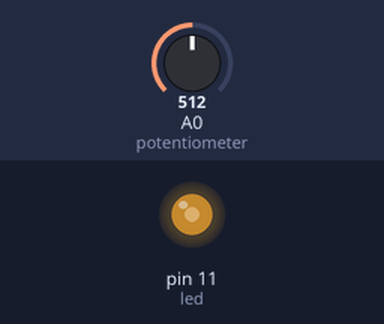
A sketch run on a simulated Arduino Uno, built with avr-gcc and run on an emulated ATmega328P. Parts: output pins drawn as LEDs (lit = HIGH). Inputs (shaded band) come from the test bench; at power-on: A0 (potentiometer) = 512.

Above: at 1.2 s.
1.3 s: A0 (potentiometer) set to 716
At 2.1 s:
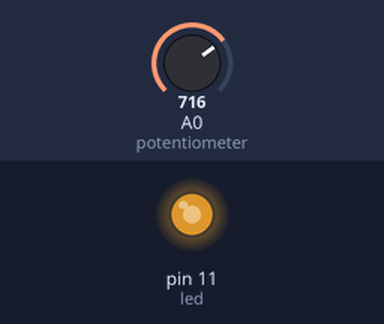
2.8 s: A0 (potentiometer) set to 900
At 3.3 s:
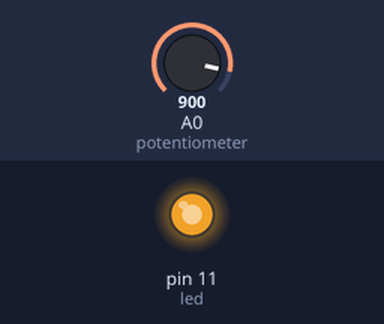
4.3 s: A0 (potentiometer) set to 122
At 5.5 s:
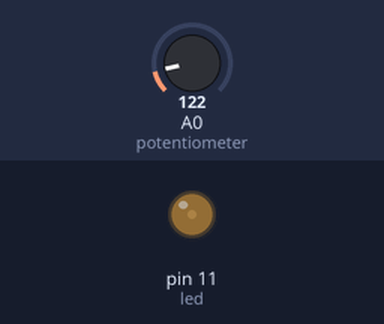
5.8 s: A0 (potentiometer) set to 0
At 6.7 s:
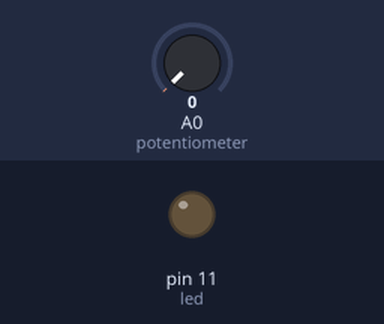
7.3 s: A0 (potentiometer) set to 511
At 7.9 s:
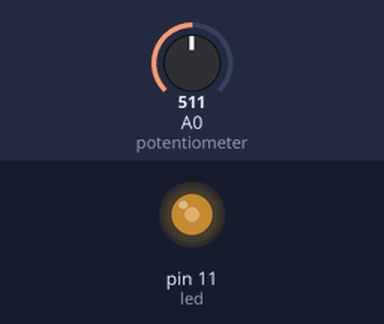
Timing chart, 0 to 9.8 s (numbered marks = the images above; inputs shaded):
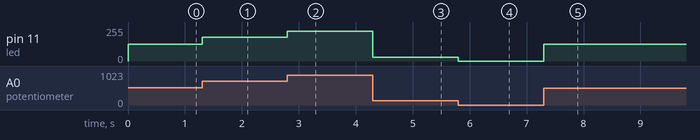

Measured:
- after the input at 1.3 s, pin 11 (led): 127/255 → 178/255 at once
- after the input at 2.8 s, pin 11 (led): 178/255 → 224/255 at once
- after the input at 4.3 s, pin 11 (led): 224/255 → 30/255 at once
- after the input at 5.8 s, pin 11 (led): 30/255 → 0/255 at once
- after the input at 7.3 s, pin 11 (led): 0/255 → 127/255 at once

The sketch:

ledfadding.ino
```cpp
int led=11;
int potentiometer=0;
int value=0;
int output=0;
void setup()
{
  Serial.begin(9600);
  pinMode(led, OUTPUT);
  pinMode(potentiometer,INPUT);
}

void loop()
{
  value=analogRead(potentiometer);
  output=map(value,0,1023,0,255);
  analogWrite(led,output);
}
```
